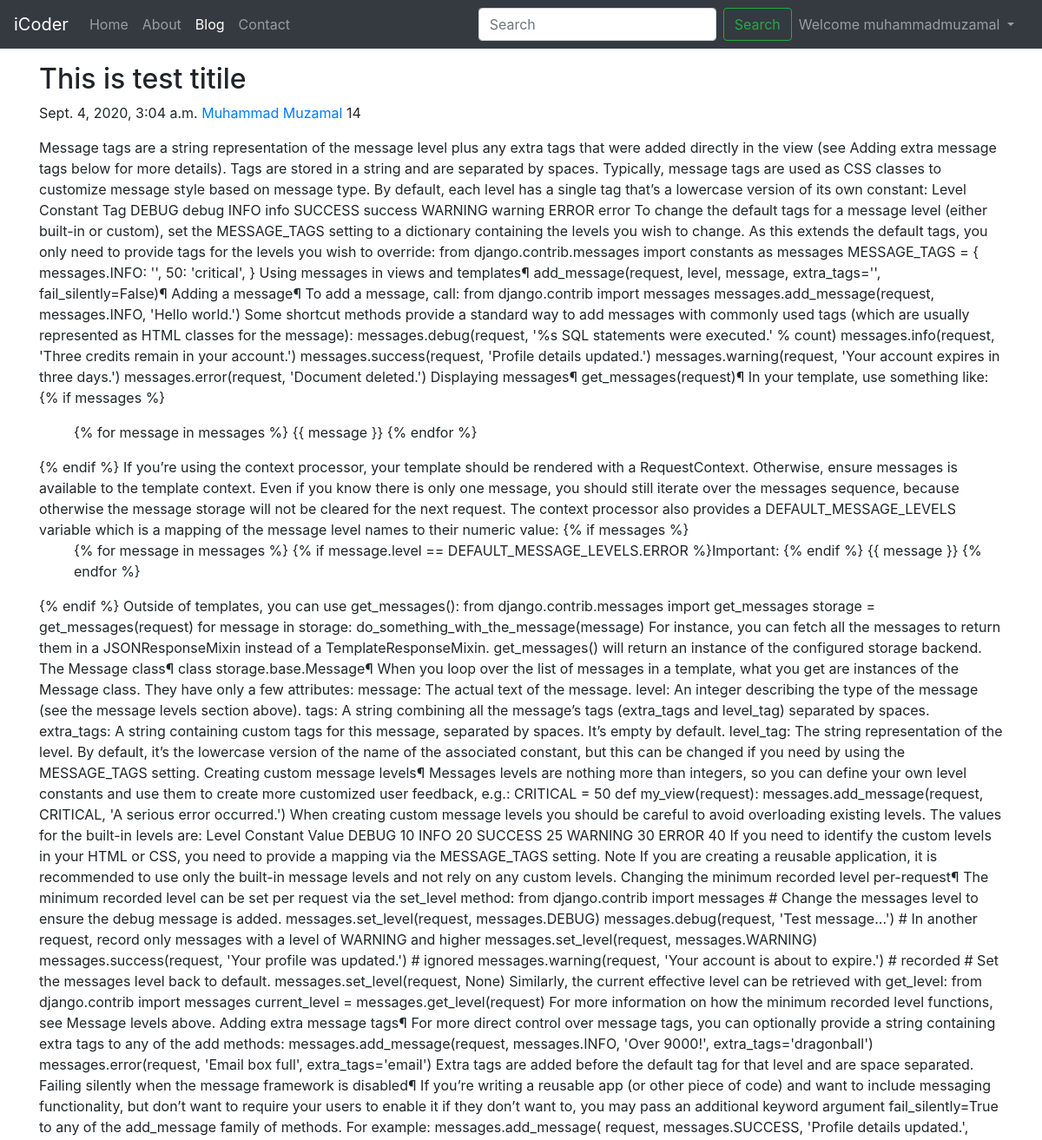
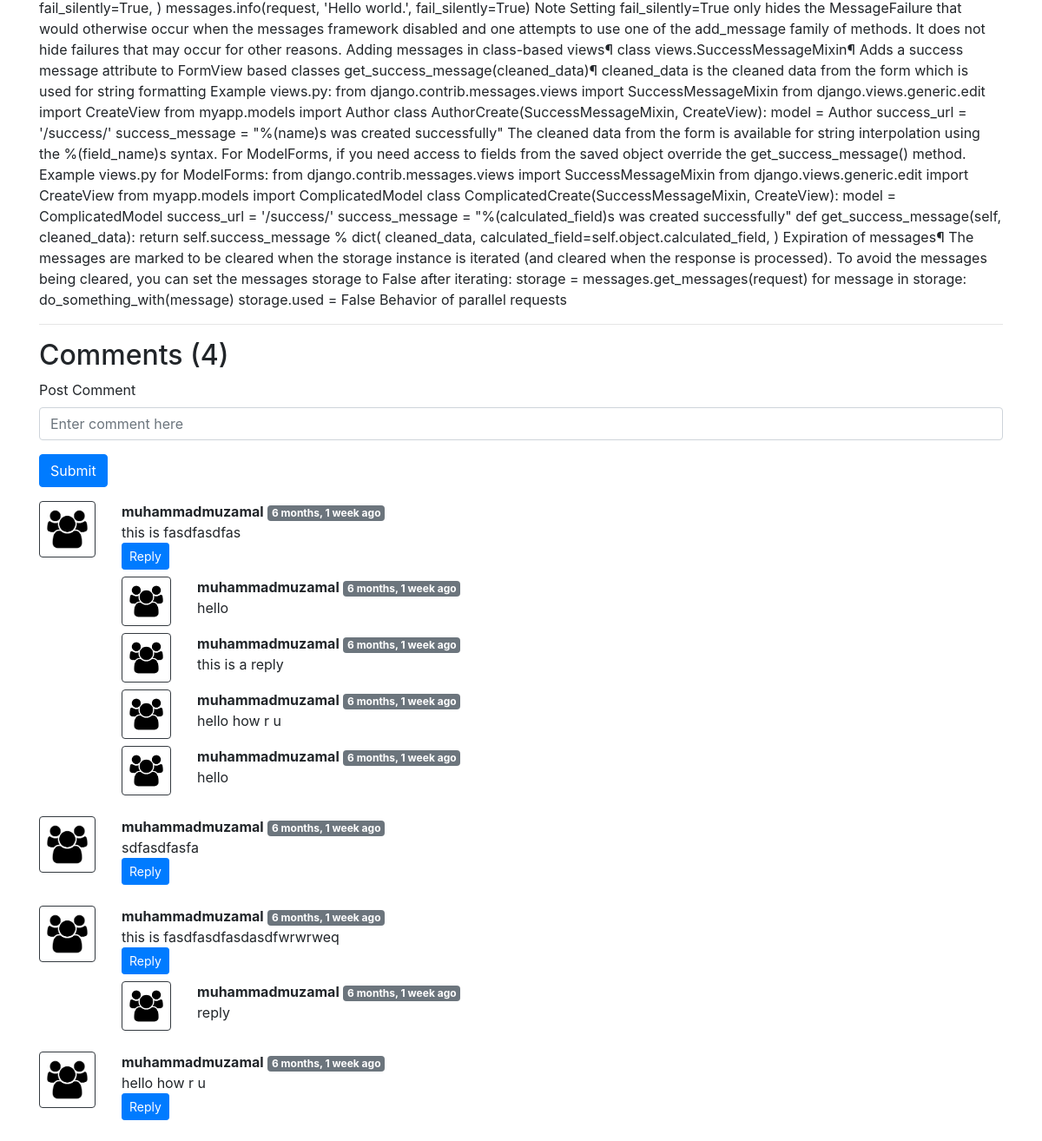
Page /blog/hello-2 (signed in) on the committed database (2 pictures, top to bottom).
### blog/models.py (models this page shows, shortened)
class Post(models.Model):
    sno = models.AutoField(primary_key=True)
    titile = models.CharField(max_length=255)
    content = models.TextField()
    author = models.CharField(max_length=100)
    slug =  models.CharField(max_length=130)
    views = models.IntegerField(default=0)
    timeStamp = models.DateTimeField(blank=True)

class BlogComment(models.Model):
    sno = models.AutoField(primary_key=True)
    comment = models.TextField()
    user = models.ForeignKey(User, on_delete=models.CASCADE)
    post = models.ForeignKey(Post, on_delete=models.CASCADE)
    parent =  models.ForeignKey('self',on_delete=models.CASCADE,null=True)
    timeStamp = models.DateTimeField(default=now)

### blog/views.py (the view)
# urls.py: path('<str:slug>', views.blogPost, name='blogPost'),
def blogPost(request,slug):
    post = Post.objects.filter(slug=slug).first()
    post.views = post.views+1
    post.save()
    comments = BlogComment.objects.filter(post=post,parent=None)
    replies = BlogComment.objects.filter(post=post).exclude(parent=None)
    repDict = {}
    for reply in replies:
       if reply.parent.sno not in repDict.keys():
          repDict[reply.parent.sno] =  [reply]
       else:
         repDict[reply.parent.sno].append(reply)
    context = {'post':post,'comments':comments,'user':request.user,'replyDict':repDict}
    return render(request,'blog/blogPost.html',context)

### blog/templatetags/extras.py (called while the page is built)
@register.filter(name='get_val')
def get_val(dict,key):
    return dict.get(key)

### templates/blog/blogPost.html (shortened to what this page needs)
{% extends 'base.html'%}
{% block blogactive %} active {% endblock blogactive %}
{%block body%}
{% load humanize %}
{% load extras %}
<div class="container my-3">
        <h2 class="blog-post-title">{{post.titile}}</h2>
        <p class="blog-post-meta">{{post.timeStamp}} <a href="#">{{post.author}}</a>
        <span>{{post.views}}</span></p>
        <p>{{post.content|safe}}</p>
        <hr>
</div>
<div class="container">
        <h2>Comments ({{comments.count}}) </h2>
        <div class="my-2">
                {% if user.is_authenticated %}
                <form action="/blog/postComment" method="POST"> {% csrf_token %}
                        <div class="form-group">
                                <label for="exampleInputEmail1">Post Comment</label>
                                <input type="text" class="form-control" name="comment" placeholder="Enter comment here">
                        </div>
                        <button type="submit" class="btn btn-primary">Submit</button>
                </form>
                {% else %}
                Please login to post a comment
                {% endif %}
        </div>
        {% for comment in comments %}
        <div class="row my-3">
                <div class="col-md-1 ">
                        <img src="/static/img/user.png" class="rounded mx-auto d-block w-100 p-2 border border-dark"
                                alt="user">
                </div>
                <div class="col-md-11 ">
                        <b>{{comment.user.username}}</b> <span
                                class="badge badge-secondary">{{comment.timeStamp | naturaltime}}</span>
                        <div>{{comment.comment}}</div>
                        <div class="reply mx-0">
                        {% if user.is_authenticated %}
                                <button class="btn btn-primary btn-sm" type="button" data-toggle="collapse"
                                        data-target="#replyBox{{comment.sno}}" aria-expanded="false"
                                        aria-controls="collapseExample">
                                        Reply
                                </button>
                                {% else %}
                                                                <button class="btn btn-primary btn-sm" type="button" data-toggle="collapse"
                                        data-target="#replyBox{{comment.sno}}" aria-expanded="false"
                                        aria-controls="collapseExample" disabled>
                                        Login to Reply
                                </button>
                                {% endif %}
                                <div class="replies  my-2">
                               {% for reply in replyDict|get_val:comment.sno  %}
                               <div class="row my-2">
                                               <div class="col-md-1 ">
                                                        <img src="/static/img/user.png" class="rounded mx-auto d-block w-100 p-2 border border-dark"
                                alt="user">
                                 </div>
                               <div class="col-md-11 ">
                                <b>{{reply.user.username}}</b> <span
                                class="badge badge-secondary">{{comment.timeStamp | naturaltime}}</span>
                        <div>{{reply.comment}}</div>
                               </div>
                               <br>
                               </div>
                               {% endfor %}
                                </div>
                        </div>
                </div>
        </div>
        {% endfor %}
</div>
{%endblock body%}

### templates/base.html (shortened to what this page needs)
<!DOCTYPE html>
<html lang="en">
<head>
  <link rel="stylesheet" href="https://stackpath.bootstrapcdn.com/bootstrap/4.5.2/css/bootstrap.min.css"
>
</head>
<body>
  <nav class="navbar navbar-expand-lg navbar-dark bg-dark">
    <a class="navbar-brand" href="/">iCoder</a>
    <div class="collapse navbar-collapse" id="navbarSupportedContent">
      <ul class="navbar-nav mr-auto">
        <li class="nav-item {% block homeactive %}{% endblock homeactive %} ">
          <a class="nav-link" href="/">Home <span class="sr-only">(current)</span></a>
        </li>
        <li class="nav-item {% block aboutactive %}{% endblock aboutactive %}">
          <a class="nav-link" href="/about">About</a>
        </li>
        <li class="nav-item {% block blogactive %}{% endblock blogactive %}">
          <a class="nav-link" href="/blog">Blog</a>
        </li>
        <li class="nav-item">
          <a class="nav-link {% block contactactive %}{% endblock contactactive %}" href="/contact">Contact</a>
        </li>
      </ul>
      <div class="ml-auto form-inline">
        <form action="/search" method="GET" class="form-inline my-2 my-lg-0">
        <input class="form-control mr-sm-2" type="search" name='query' placeholder="Search" aria-label="Search">
        <button class="btn btn-outline-success my-2 my-sm-0" type="submit">Search</button>
        </form>
        {% if user.is_authenticated %}
        <ul class="navbar-nav mr-2 ">
              <li class="nav-item dropdown">
        <a class="nav-link dropdown-toggle" href="#" id="navbarDropdown" role="button" data-toggle="dropdown" aria-haspopup="true" aria-expanded="false">
          Welcome {{request.user}}
        </a>
       </li>
        </ul>
           {% endif %}
       </div>
    </div>
  </nav>
  {%block body%} {%endblock body%}
</body>
</html>

### rows in the picture
Post: titile "This is test titile", timeStamp "Sept. 4, 2020, 3:04 a.m.", author "Muhammad Muzamal", views "14", content "Message tags are a string representation of the message level plus any extra tags that were added directly in the view (see Adding extra message tags below for more details). Tags are stored in a string and are separated by spaces. Typically, message tags are used as CSS classes to customize message style based on message type. By default, each level has a single tag that’s a lowercase version of its own constant: Level Constant Tag DEBUG debug INFO info SUCCESS success WARNING warning ERROR error To change the default tags for a message level (either built-in or custom), set the MESSAGE_TAGS setting to a dictionary containing the levels you wish to change. As this extends the default tags,…"
BlogComment: user.username "muhammadmuzamal", timeStamp "6 months, 1 week ago", comment "this is fasdfasdfas"
BlogComment: user.username "muhammadmuzamal", comment "hello"
BlogComment: user.username "muhammadmuzamal", comment "this is a reply"
BlogComment: user.username "muhammadmuzamal", comment "hello how r u"
BlogComment: user.username "muhammadmuzamal", comment "hello"
BlogComment: user.username "muhammadmuzamal", timeStamp "6 months, 1 week ago", comment "sdfasdfasfa"
BlogComment: user.username "muhammadmuzamal", timeStamp "6 months, 1 week ago", comment "this is fasdfasdfasdasdfwrwrweq"
BlogComment: user.username "muhammadmuzamal", comment "reply"
BlogComment: user.username "muhammadmuzamal", timeStamp "6 months, 1 week ago", comment "hello how r u"

### other values in the picture
{{ request.user }} "muhammadmuzamal"
{{ comments.count }} "4"
